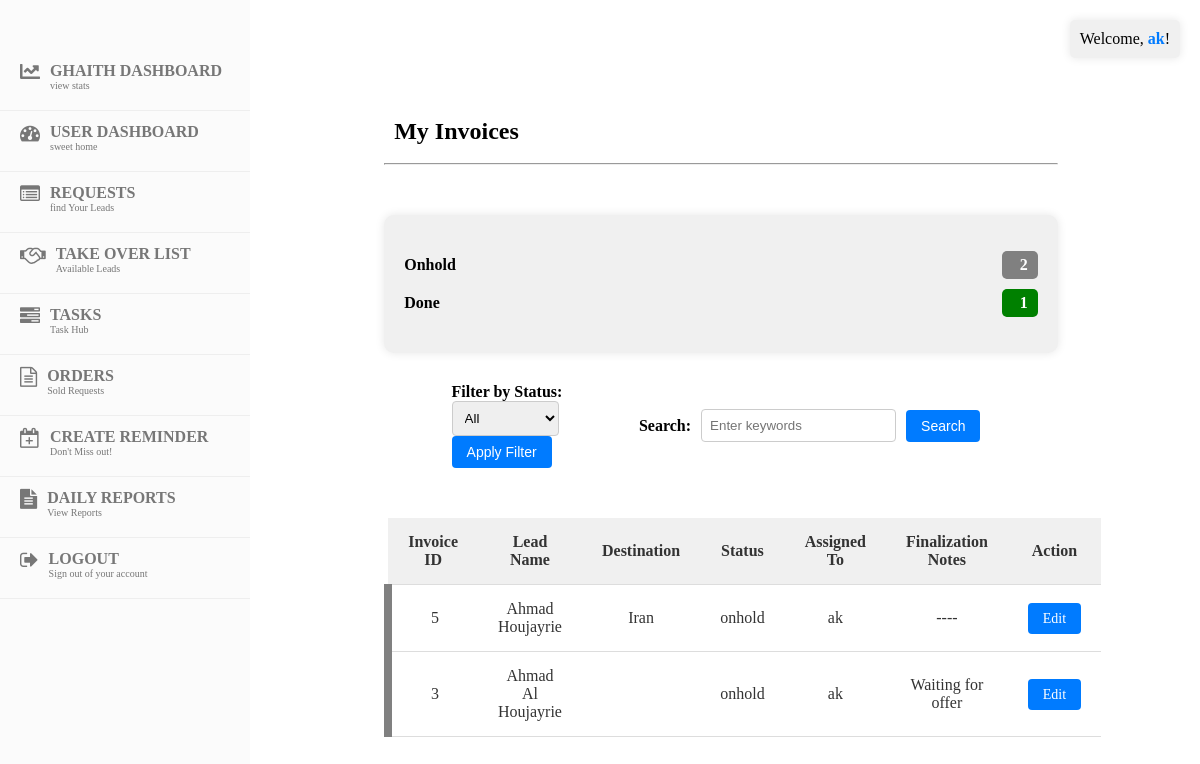
Page /tasks/leads/current/ (signed in) on the committed database.
### tasks/models.py (models this page shows, shortened)
class LeadTask(models.Model):
    PAYMENT_CH = [
        ('installment', 'Installment'),
        ('full', 'Full'),
    ]
    STATUS_CHOICES = [
        ('onhold', 'On Hold'),
        ('progress', 'In Progress'),
        ('done', 'Done'),
    ]
    lead = models.ForeignKey('display.Lead', on_delete=models.CASCADE)
    assigned_to = models.ForeignKey(User, on_delete=models.CASCADE)
    payment = models.CharField(max_length=100, choices=PAYMENT_CH, blank=True)
    status = models.CharField(max_length=100, choices=STATUS_CHOICES)
    notes = models.TextField(blank=True, null=True)
    travel_date = models.DateTimeField(null=True, blank=True)
    return_date = models.DateTimeField(null=True, blank=True)
    date_of_birth = models.DateField(null=True, blank=True)
    passport_expiry_date = models.DateField(null=True, blank=True)

### display/models.py (models this page shows, shortened)
class Lead(models.Model):
    reason_of_travel = models.TextField(blank=True, null=True)
    why_this_destination = models.TextField(blank=True, null=True)
    travel_dates_flexible = models.BooleanField(blank=True, default=False)
    budget_range_from = models.PositiveIntegerField(blank=True, null=True)
    budget_range_to = models.PositiveIntegerField(blank=True, null=True)
    name = models.CharField(max_length=100)
    email = models.EmailField(blank=True, null=True)
    country_code = models.CharField(max_length=5, default='+961')
    phone = models.CharField(max_length=15)
    CHANNEL_CHOICES = [
        ('', 'Select Channel'),
        ('Facebook', 'Facebook'),
        ('Whatsapp', 'Whatsapp'),
        ('Referral', 'Referral'),
        ('Direct', 'Direct'),
        ('Website', 'Website'),
        ('Instagram', 'Instagram'),
    ]
    channel = models.CharField(max_length=100, choices=CHANNEL_CHOICES, blank=True)
    SERVICE_CHOICES = [
        ('hotel', 'Hotel'),
        ('ticket', 'Ticket'),
        ('visa', 'Visa'),
        ('package', 'Package'),
        ('travel insurance', 'Travel Insurance'),
    ]
    STATUS_CHOICES = [
        ('onhold', 'On Hold'),
        ('processing', 'Processing'),
        ('negotiation', 'Negotiation'),
        ('finalized', 'Finalized'),
        ('followup', 'Follow-Up'),
        ('done', 'Unqualified'),
    ]
    type_of_service = models.CharField(max_length=50, choices=SERVICE_CHOICES, blank=True, default='')
    status = models.CharField(max_length=50, choices=STATUS_CHOICES, blank=True, default='onhold')
    status_changed_at = models.DateTimeField(null=True, blank=True)
    destination = models.CharField(max_length=200, blank=True, choices=get_destination_choices)
    pax = models.CharField(max_length=100, blank=True, default='')
    duration = models.CharField(max_length=200, blank=True, default='')
    travel_date_from = models.DateField(blank=True, null=True)
    travel_date_to = models.DateField(blank=True, null=True)
    selling_price = models.CharField(max_length=200, blank=True)
    net = models.CharField(max_length=200, blank=True, default='')
    profit = models.CharField(max_length=200, blank=True)
    date_notes = models.TextField(blank=True, null=True)
    special_request = models.TextField(blank=True)
    urgent = models.BooleanField(default=False)
    assignment_notes = models.TextField(blank=True)
    supplier = models.CharField(max_length=200, blank=True)
    sold = models.BooleanField(blank=True, default=False)
    lost = models.BooleanField(blank=True, default=False)
    finalization_notes = models.TextField(blank=True, null=True)
    assigned_to = models.ForeignKey(User, on_delete=models.CASCADE, related_name="current")
    assigned_at = models.DateTimeField(null=True, blank=True)
    attachments = models.ManyToManyField(Attachment, blank=True)
    follow_up = models.DateField(blank=True, null=True)
    created_at = models.DateTimeField(auto_now_add=True, editable=False)
    last_modified = models.DateTimeField(auto_now=True, editable=True)
    takeover = models.BooleanField(default=True)
    special_takeover = models.BooleanField(default=False)  # New field
    takeover_added_at = models.DateTimeField(null=True, blank=True)
    period = models.PositiveIntegerField(default=20)
    is_archived = models.BooleanField(default=False)
    offer_prepared = models.BooleanField(default=False)
    offer_details = models.TextField(blank=True, null=True)
    moved_to_negotiation = models.BooleanField(default=False)  # New field

### tasks/views.py (the view, shortened to what this page needs)
# urls.py: path('leads/current/', views.current_leadtasks, name='current_lead_tasks'),
@login_required(login_url="/login/")
def current_leadtasks(request):
    status_choices = LeadTask.STATUS_CHOICES
    selected_status = request.GET.get('status', '')
    search_query = request.GET.get('search', '')
    if request.user.is_staff:
        lead_tasks = LeadTask.objects.all()
    else:
        lead_tasks = LeadTask.objects.filter(assigned_to=request.user)
    if not selected_status and not search_query:
        lead_tasks = lead_tasks.exclude(status='done')
    if selected_status:
        lead_tasks = lead_tasks.filter(status=selected_status)
    lead_tasks = lead_tasks.order_by('-pk')
    if request.user.is_staff:
        all_lead_tasks = LeadTask.objects.all()
    else:
        all_lead_tasks = LeadTask.objects.filter(assigned_to=request.user)
    status_counts = dict(Counter(all_lead_tasks.values_list('status', flat=True)))
    return render(request, 'leadtasks.html', {
        'data': lead_tasks,
        'status_choices': status_choices,
        'selected_status': selected_status,
        'search_query': search_query,  # Pass the search query to the template
        'status_counts': status_counts
    })

### tasks/templates/leadtasks.html (shortened to what this page needs)
<!DOCTYPE html>
<html lang="en">
<head>
    {% load static %}
    <link rel="stylesheet" type="text/css" href="{% static 'css/sidebar.css' %}">
    <link rel="stylesheet" type="text/css" href="{% static 'css/display.css' %}">
</head>
<body>
<div class="container">
    <div class="sidebar">
        <div class="welcome-message">
            Welcome, <span class="username">{{ user.username }}</span>!
        </div>
        {% include 'navbar.html' %}
    </div>
    <div class="content">
        <div class="header">
            <h2>My Invoices</h2>
        </div>
        <hr/>
        <div class="status-counts-box">
            <ul class="status-list">
                {% for status, count in status_counts.items %}
                <li>
                    <span class="status">{{ status }}</span>
                    <span class="count {% if status == 'onhold' %}onhold{% elif status == 'progress' %}progress{% elif status == 'done' %}done{% endif %}">{{ count }}</span>
                </li>
                {% endfor %}
            </ul>
        </div>
        <div class="filter-container">
            <form method="GET" action="{% url 'current_lead_tasks' %}" class="filter-form">
                <label for="status" class="filter-label">Filter by Status:</label>
                <select id="status" name="status" class="filter-select">
                    <option value="">All</option>
                </select>
                <button type="submit" class="filter-button">Apply Filter</button>
            </form>
            <form method="GET" action="{% url 'current_lead_tasks' %}" class="smart-search-form">
                <label for="search" class="filter-label">Search:</label>
                <input type="text" id="search" name="search" placeholder="Enter keywords" class="filter-input">
                <button type="submit" class="filter-button">Search</button>
            </form>
        </div>
        <table class="data-table">
            <thead>
                <tr>
                    <th>Invoice ID</th>
                    <th>Lead Name</th>
                    <th>Destination</th>
                    <th>Status</th>
                    <th>Assigned To</th>
                    <th>Finalization Notes</th>
                    <th>Action</th>
                </tr>
            </thead>
            <tbody>
                {% for lead_task in data %}
                    <tr class="{{ lead_task.status }}">
                        <td data-label="Invoice ID">{{ lead_task.pk }}</td>
                        <td data-label="Lead Name">{{ lead_task.lead.name }}</td>
                        <td data-label="Destination">{{ lead_task.lead.destination }}</td>
                        <td data-label="Status">{{ lead_task.status }}</td>
                        <td data-label="Assigned To">{{ lead_task.assigned_to.username }}</td>
                        <td data-label="Finalization Notes">{{ lead_task.lead.finalization_notes }}</td>
                        <td data-label="Action"><a href="{% url 'edit_lead_tasks' lead_task.pk %}" class="edit-link">Edit</a></td>
                    </tr>
                {% endfor %}
            </tbody>
        </table>
    </div>
</div>
</body>
</html>

### static/css/display.css (style rules this page uses)
@media (min-width: 769px) { body { padding-bottom: 100px; margin-left: 250px; padding-top: 50px; padding-left: 50px; } }
.welcome-message { position: fixed; top: 20px; right: 20px; background-color: #f0f0f0; padding: 10px; border-radius: 5px; box-shadow: 0 0 10px rgba(0, 0, 0, 0.1); }
.username { font-weight: bold; color: #007bff; }
.content { width: 80%; margin: 0 auto; }
h2 { padding: 10px; margin-top: 50px; }
.header { display: flex; justify-content: space-between; align-items: center; margin-top: 50px; }
.header h2 { margin: 0; }
hr { color: rgb(0, 0, 65); margin-bottom: 50px; }
.status-counts-box { background-color: #f0f0f0; border-radius: 10px; box-shadow: 0 0 10px rgba(0, 0, 0, 0.1); padding: 20px; margin-top: 30px; margin-bottom: 30px; }
.status-list { list-style: none; padding: 0; }
.status-list li { margin-bottom: 10px; display: flex; justify-content: space-between; align-items: center; }
.status { font-weight: bold; text-transform: capitalize; }
.count { padding: 5px 10px; border-radius: 5px; color: white; font-weight: 600; }
.onhold { background-color: grey; border-left: 8px solid grey !important; }
.done { background-color: green; border-left:8px solid green; }
.filter-container { display: flex; justify-content: space-between; align-items: center; margin-bottom: 20px; width: 80%; margin: 0 auto; padding-bottom: 50px; }
.filter-form, .smart-search-form { flex: 1; margin-right: 10px; }
.smart-search-form { display: flex; align-items: center; }
.filter-label { font-weight: bold; margin-right: 10px; }
.filter-select, .filter-input { padding: 8px; border: 1px solid #ccc; border-radius: 4px; margin-right: 10px; }
.filter-button { background-color: #007bff; color: #fff; border: none; padding: 8px 15px; border-radius: 4px; cursor: pointer; font-size: 14px; transition: background-color 0.3s ease; }
.data-table { width: 100%; border-collapse: collapse; }
.data-table th, .data-table td { padding: 15px 20px; text-align: center; border-bottom: 1px solid #ddd; }
.data-table th { background-color: #f0f0f0; color: #333; font-weight: bold; }
.data-table tr:nth-child(even) { background-color: #f9f9f9; }
.data-table td { background-color: #fff; color: #333; }
.data-table .edit-link { text-decoration: none; background-color: #007bff; color: #fff; padding: 8px 15px; border-radius: 4px; cursor: pointer; font-size: 14px; transition: background-color 0.3s ease; }

### dashboard/templates/navbar.html (style rules this page uses)
@media (min-width:769px) { body { padding-bottom:100px;padding-top:50px;padding-right:50px; } }

### rows in the picture
LeadTask: pk "5", lead.name "Ahmad Houjayrie", lead.destination "Iran", status "onhold", assigned_to.username "ak", lead.finalization_notes "----"
LeadTask: pk "3", lead.name "Ahmad Al Houjayrie", status "onhold", assigned_to.username "ak", lead.finalization_notes "Waiting for offer"

### other values in the picture
{{ user.username }} "ak"
{{ status }} "Onhold" "Done"
{{ count }} "2" "1"
